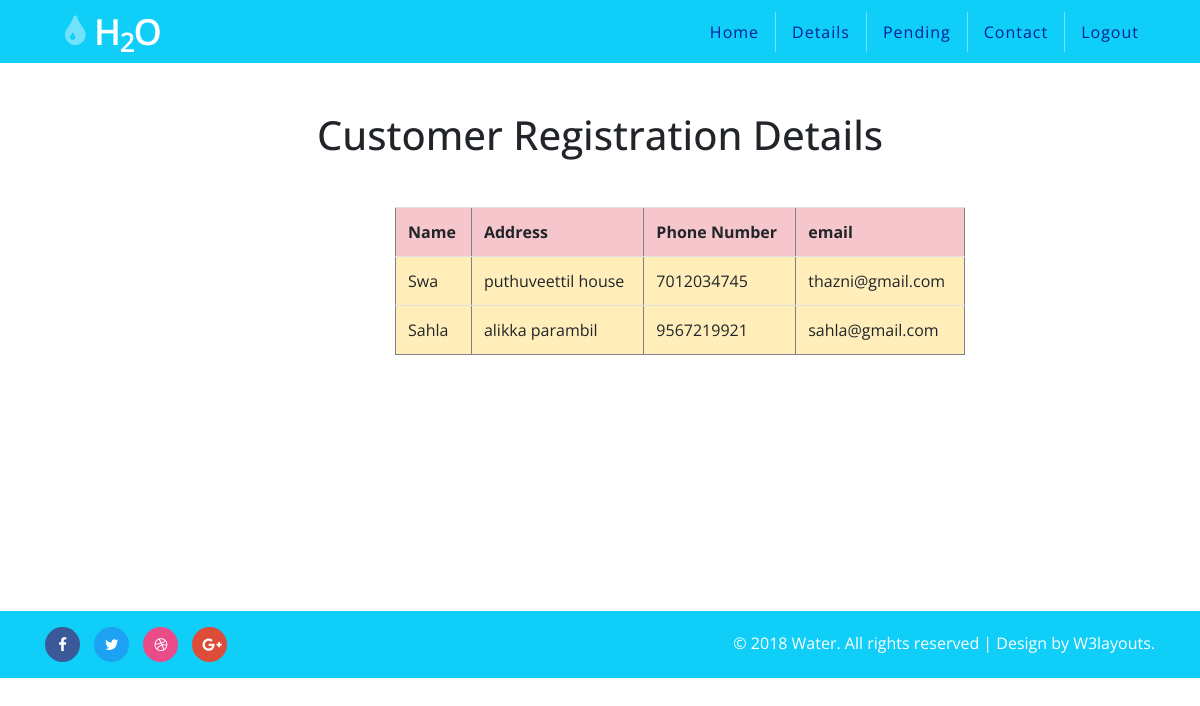
Page /admincustdet on the earlier database version.
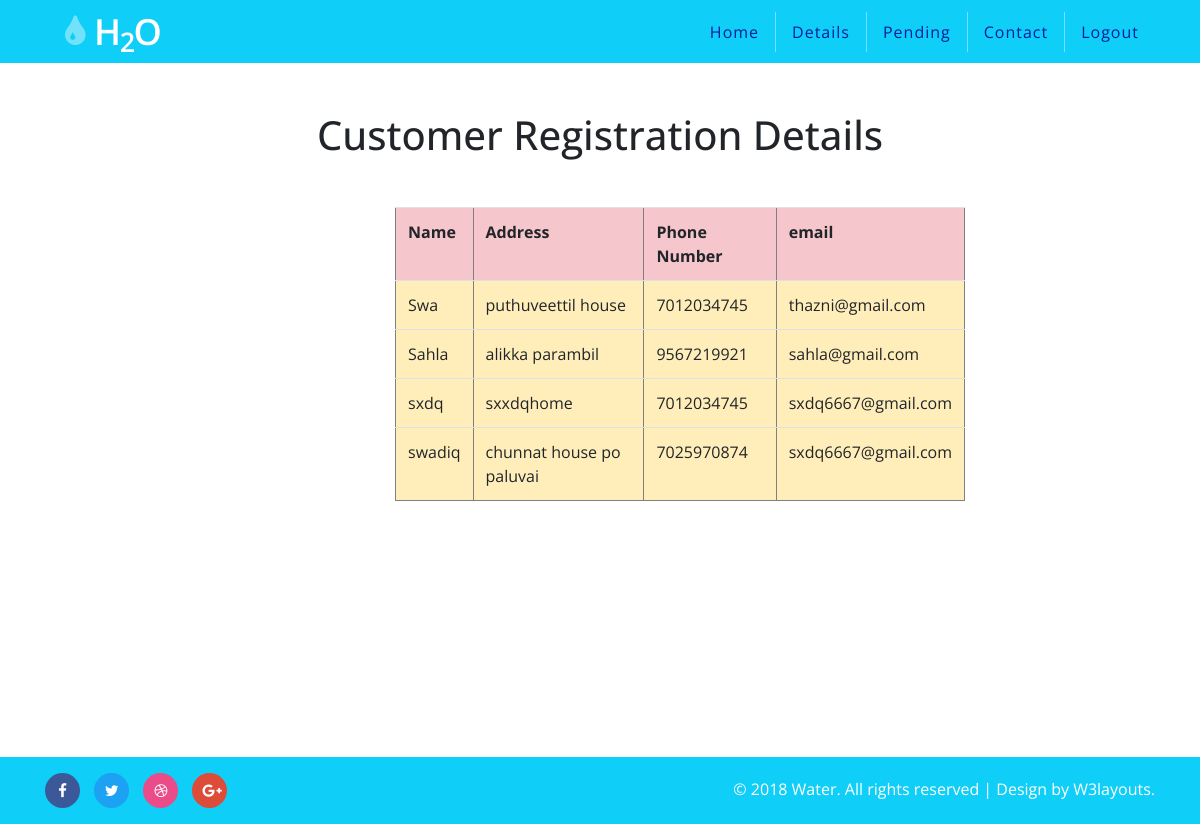
Same page on the later database version.
### appone/models.py (models this page shows, shortened)
class custreg(models.Model):
    name=models.CharField(max_length=30)
    address=models.CharField(max_length=20)
    phoneno=models.IntegerField()
    email=models.EmailField()
    username=models.CharField(max_length=30,unique=True)
    password=models.CharField(max_length=30)

### appone/views.py (the view)
# urls.py: path('admincustdet', views.admincustdet),
def admincustdet(request):
   data = custreg.objects.all()
   return render(request, "admincustdet.html", {'data': data})

### Templates/admincustdet.html (shortened to what the changed rows need)
<!DOCTYPE html>
<html lang="en">
<head>
  {% load static %}
    <link href="{% static 'assets/css/bootstrap.min.css' %}" type="text/css"  rel="stylesheet" media="all">
    <link href="{% static 'assets/css/style.css' %}" type="text/css" rel="stylesheet" media="all">
    <link href="{% static 'assets/css/nav.css' %}" type="text/css" rel="stylesheet" media="all">
    <link href="{% static 'assets/css/css_slider.css' %}" type="text/css" rel="stylesheet" media="all">
    <link href="{% static 'assets/css/font-awesome.min.css' %}" rel="stylesheet">
</head>
<body>
    <header>
        <div class="container">
            <div class="header d-lg-flex justify-content-between align-items-center">
                <div class="header-agile">
                    <h1>
                        <a class="navbar-brand editContent logo" href="index.html">
                            <span class="fa fa-tint" aria-hidden="true"></span>H<SUB>2</SUB>O
                        </a>
                    </h1>
                </div>
            </div>
        </div>
    </header>
    <br>
    <br>
<b><h1><center>Customer Registration Details</center></h1></b><br><br>
      <div class="col-xl-6" style="margin-left:380px">
          <center><table border="1" align="center" class="table table-warning" >
              <tr class="table table-danger" >
                  <th>Name</th>
                  <th>Address</th>
                  <th>Phone Number</th>
                  <th>email</th>
                  </tr>
              {% for i in data %}
              <tr>
                  <td>{{i.name}}</td>
                  <td>{{i.address}}</td>
                  <td>{{i.phoneno}}</td>
                  <td>{{i.email}}</td>
              </tr>
              {% endfor %}
          </table></center></div>
 <br>
 <br>
  <br>
 <br>
       <br>
 <br>
       <br>
 <br>
       <br>
 <br>
</body>
</html>

Differences in the rows shown:
added custreg: name "sxdq", address "sxxdqhome", phoneno "7012034745", email "sxdq6667@gmail.com"
added custreg: name "swadiq", address "chunnat house po paluvai", phoneno "7025970874", email "sxdq6667@gmail.com"
